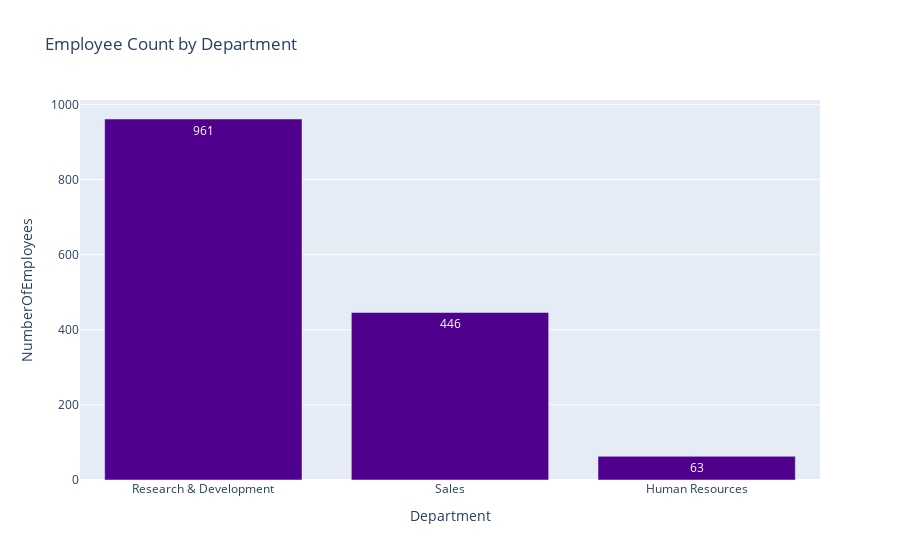

The notebook cell saved with this chart:
### Markdown cell above
#### Using Python (Pandas) to execute and Plotly to visualize

### Code cell
dept_counts_query = """
    SELECT Department, COUNT(*) as NumberOfEmployees
    FROM employees
    GROUP BY Department
    ORDER BY NumberOfEmployees DESC;
"""
dept_counts_df = sql_query(dept_counts_query)

fig = px.bar(dept_counts_df,
             x='Department',
             y='NumberOfEmployees',
             title='Employee Count by Department',
             text_auto=True,
             color_discrete_sequence=['#4F008C'])
fig.show()

### Figure 1 — Plotly figure (JSON) as saved in the notebook; plotly's stock layout.template omitted (floating-point values rounded to 4 significant figures)
{"data": [{"hovertemplate": "Department=%{x}<br>NumberOfEmployees=%{y}<extra></extra>", "legendgroup": "", "marker": {"color": "#4F008C", "pattern": {"shape": ""}}, "name": "", "orientation": "v", "showlegend": false, "textposition": "auto", "texttemplate": "%{y}", "type": "bar", "x": ["Research & Development", "Sales", "Human Resources"], "xaxis": "x", "y": [961, 446, 63], "yaxis": "y"}], "layout": {"barmode": "relative", "legend": {"tracegroupgap": 0}, "title": {"text": "Employee Count by Department"}, "xaxis": {"anchor": "y", "domain": [0, 1], "title": {"text": "Department"}}, "yaxis": {"anchor": "x", "domain": [0, 1], "title": {"text": "NumberOfEmployees"}}}}
